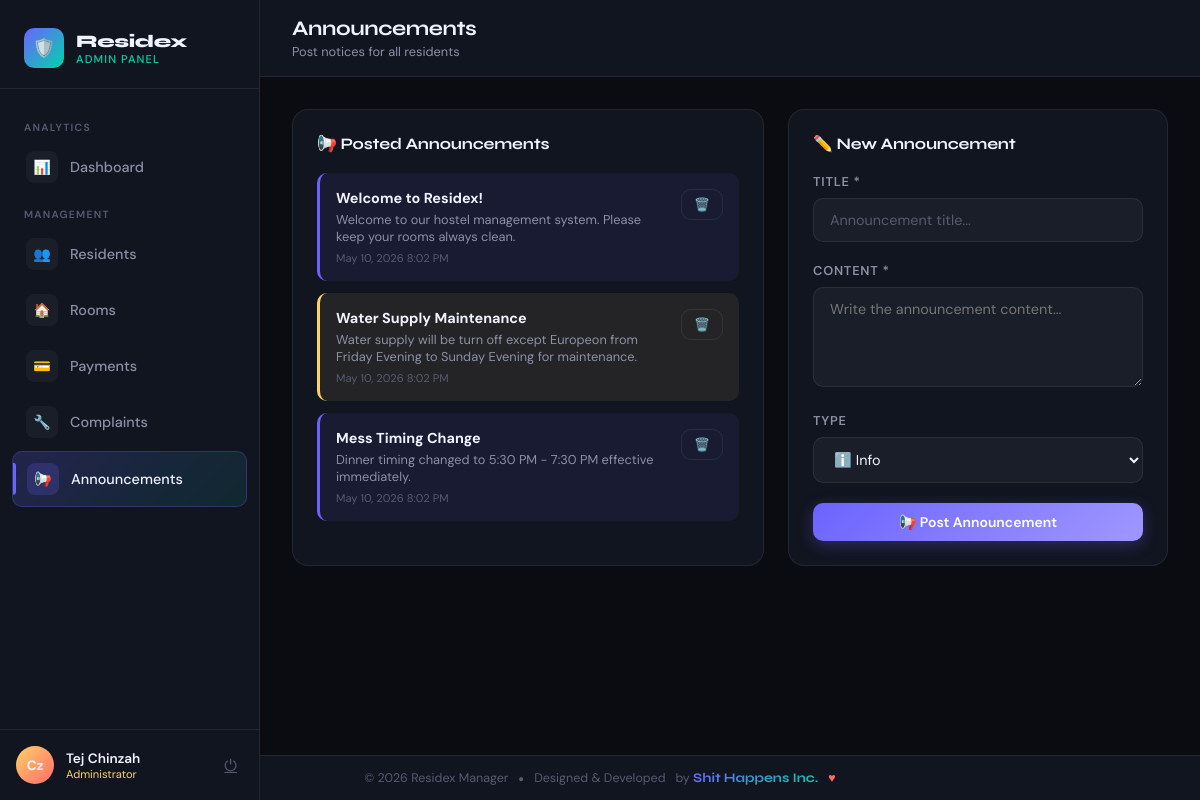
The page /admin/announcements.php (signed in) on the database its author committed.
### tables this page shows
CREATE TABLE announcements (
    id INT AUTO_INCREMENT PRIMARY KEY,
    title VARCHAR(200) NOT NULL,
    content TEXT NOT NULL,
    type ENUM('info', 'warning', 'urgent') DEFAULT 'info',
    admin_id INT,
    created_at TIMESTAMP DEFAULT CURRENT_TIMESTAMP
);

### admin/announcements.php (the view, shortened to what this page needs)
<?php
$db = getDB();
$anns = $db->query("SELECT * FROM announcements ORDER BY created_at DESC");
?>
<!DOCTYPE html>
<html lang="en">
<head>
  <link rel="stylesheet" href="../assets/css/style.css">
</head>
<body>
<div class="app-wrapper">
  <aside class="sidebar">
    <div class="sidebar-logo">
      <div class="brand">
        <div class="brand-icon">🛡️</div>
        <div class="brand-text"><div class="name">Residex</div><div class="tag">Admin Panel</div></div>
      </div>
    </div>
    <nav class="sidebar-nav">
    <div class="nav-section-label">Analytics</div>
      <a href="dashboard.php" class="nav-item"><span class="icon">📊</span> Dashboard</a>
      <div class="nav-section-label">Management</div>
      <a href="residents.php" class="nav-item"><span class="icon">👥</span> Residents</a>
      <a href="rooms.php" class="nav-item"><span class="icon">🏠</span> Rooms</a>
      <a href="payments.php" class="nav-item"><span class="icon">💳</span> Payments</a>
      <a href="complaints.php" class="nav-item"><span class="icon">🔧</span> Complaints</a>
      <a href="announcements.php" class="nav-item active"><span class="icon">📢</span> Announcements</a>
    </nav>
    <div class="sidebar-user">
      <div class="user-avatar" style="background:linear-gradient(135deg,var(--accent4),var(--accent3));">Cz</div>
      <div class="user-info">
        <div class="uname"><?= htmlspecialchars($_SESSION['admin_name']) ?></div>
        <div class="urole" style="color:var(--accent4);">Administrator</div>
      </div>
      <a href="logout.php" class="logout-btn">⏻</a>
    </div>
  </aside>
  <div class="main-content">
    <div class="topbar">
      <div class="topbar-title"><h2>Announcements</h2><p>Post notices for all residents</p></div>
    </div>
    <div class="page-body">
      <div style="display:grid; grid-template-columns: 1fr 380px; gap: 24px;">
        <div class="card fade-up">
          <div class="card-header"><h3>📢 Posted Announcements</h3></div>
          <?php if ($anns->num_rows === 0): ?>
            <p style="color:var(--text-3); text-align:center; padding:32px;">No announcements yet.</p>
          <?php else: ?>
          <?php while ($a = $anns->fetch_assoc()): ?>
            <div class="announcement-item <?= $a['type'] ?>" style="display:flex; align-items:flex-start; justify-content:space-between; gap:12px;">
              <div style="flex:1;">
                <div class="ann-title"><?= htmlspecialchars($a['title']) ?></div>
                <div class="ann-content"><?= htmlspecialchars($a['content']) ?></div>
                <div class="ann-date"><?= date('M j, Y g:i A', strtotime($a['created_at'])) ?></div>
              </div>
              <form method="POST">
                <button type="submit" class="btn btn-outline btn-sm" style="color:var(--accent3);" onclick="return confirm('Delete this announcement?')">🗑️</button>
              </form>
            </div>
          <?php endwhile; ?>
          <?php endif; ?>
        </div>
        <div class="card fade-up fade-up-1" style="align-self:start;">
          <div class="card-header"><h3>✏️ New Announcement</h3></div>
          <form method="POST">
            <div class="form-group">
              <label class="form-label">Title *</label>
              <input type="text" name="title" class="form-input" placeholder="Announcement title..." required>
            </div>
            <div class="form-group">
              <label class="form-label">Content *</label>
              <textarea name="content" class="form-textarea" placeholder="Write the announcement content..." required></textarea>
            </div>
            <div class="form-group">
              <label class="form-label">Type</label>
              <select name="type" class="form-select">
                <option value="info">ℹ️ Info</option>
              </select>
            </div>
            <button type="submit" class="btn btn-primary w-full" style="justify-content:center;">📢 Post Announcement</button>
          </form>
        </div>
      </div>
    </div>
  </div>
</div>
<footer class="dev-footer no-sidebar">
  <div class="dev-footer-inner">
    <span>&copy; <?php echo date("Y"); ?> Residex Manager</span>
    <span class="dot">&#9679;</span>
    <span>Designed &amp; Developed</span>
    <span>by <span class="dev-name">Shit Happens Inc.</span></span>
    <span class="heart">&#9829;</span>
  </div>
</footer>
</body>
</html>

### rows shown on the page
announcements: title "Welcome to Residex!", content "Welcome to our hostel management system. Please keep your rooms always clean.", created_at "May 10, 2026 8:02 PM"
announcements: title "Water Supply Maintenance", content "Water supply will be turn off except Europeon from Friday Evening to Sunday Evening for maintenance.", created_at "May 10, 2026 8:02 PM"
announcements: title "Mess Timing Change", content "Dinner timing changed to 5:30 PM - 7:30 PM effective immediately.", created_at "May 10, 2026 8:02 PM"

### other values the page prints
$_SESSION['admin_name'] "Tej Chinzah"
